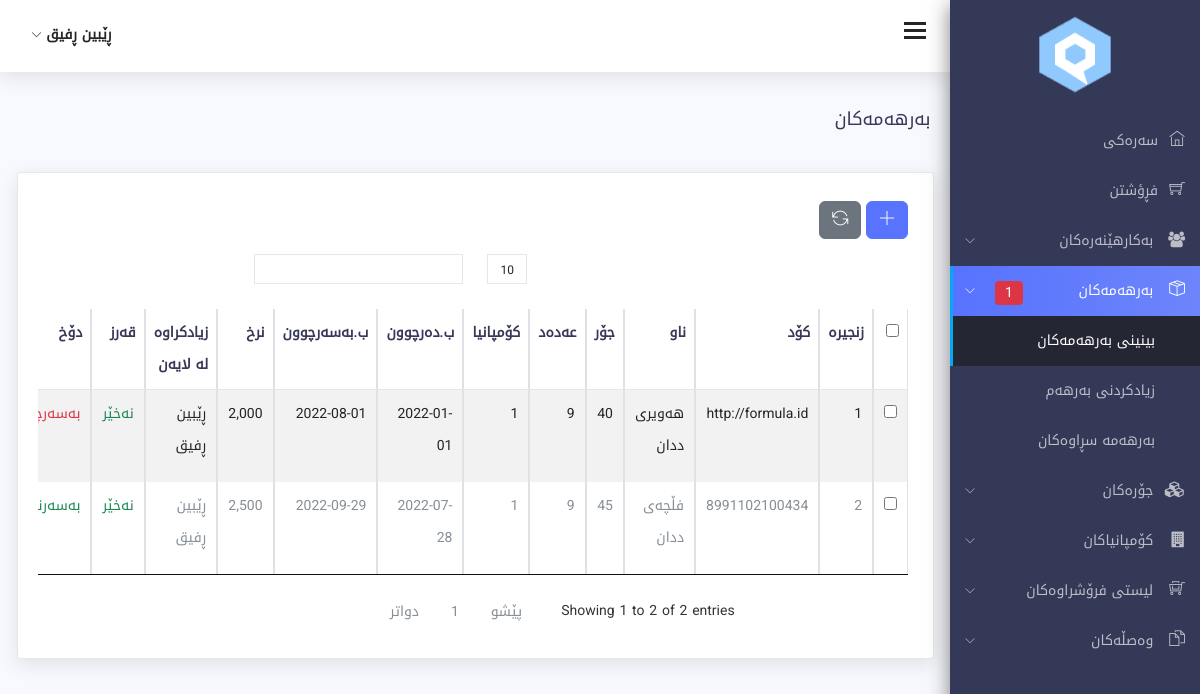
Before: /products.php (signed in) with the older database file.
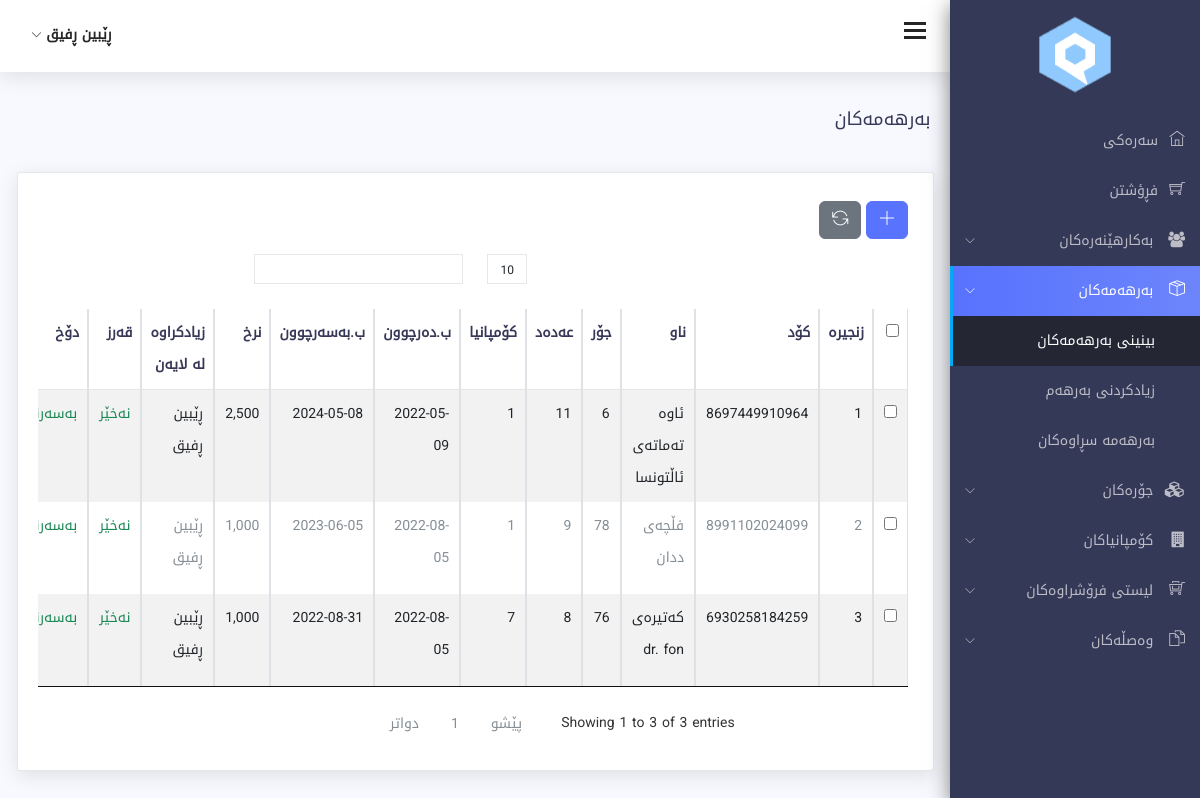
After: the same page with the newer database file.
### tables this page shows
CREATE TABLE `users` (
  `id` int(11) NOT NULL,
  `first_name` varchar(255) NOT NULL,
  `last_name` varchar(255) NOT NULL,
  `email` varchar(255) NOT NULL,
  `password` varchar(255) NOT NULL,
  `role` int(11) NOT NULL DEFAULT 2 COMMENT '1 super admin\r\n2 admin\r\n3 cashier',
  `phone` varchar(255) NOT NULL,
  `recycle` int(11) DEFAULT 0,
  `addedby` varchar(255) NOT NULL,
  `image` varchar(255) NOT NULL,
  `type_image` varchar(255) NOT NULL,
  `tmp_image` varchar(255) NOT NULL,
  `size_image` varchar(255) NOT NULL,
  `created_at` datetime NOT NULL,
  `updated_at` datetime NOT NULL
);

CREATE TABLE `products` (
  `id` int(11) NOT NULL,
  `code` varchar(255) NOT NULL,
  `name` varchar(255) NOT NULL,
  `category` int(11) NOT NULL,
  `price` decimal(10,0) NOT NULL,
  `quantity` int(11) NOT NULL,
  `company` int(11) NOT NULL,
  `description` text NOT NULL,
  `manufacture_date` date NOT NULL,
  `expire_date` date NOT NULL,
  `recycle` int(11) NOT NULL DEFAULT 0,
  `addedby` varchar(255) NOT NULL,
  `created_at` datetime NOT NULL,
  `updated_at` datetime NOT NULL
);

### class/database.php (called while the page is built, shortened)
<?php
class Database{
public $connection;
public function open_db_connection(){
    $this->connection=new mysqli(DB_HOST,DB_USER,DB_PASSWORD,DB_NAME);
}
public function query($sql){
    $result=$this->connection->query($sql);
    return $result;
}
}
$db = new Database();
?>

### class/product.php (called while the page is built, shortened)
<?php
class Product extends Db_Object{
    protected static $db_table="products";
    public static function count_expire_product(){
        global $db;
        $sql="SELECT COUNT(*) FROM ".static::$db_table." WHERE expire_date <= NOW() AND recycle=0";
        $result=$db->query($sql);
        $row=mysqli_fetch_array($result);
        return array_shift($row);
    }
}
?>

### class/db_object.php (called while the page is built, shortened)
<?php
class Db_Object{
public static function find_all(){
    return static::find_by_query("SELECT * FROM ".static::$db_table." ");
}
public static function find_by_id($id){
    $the_result_array=static::find_by_query("SELECT * FROM ".static::$db_table." WHERE id='$id' LIMIT 1");
    return !empty($the_result_array) ? array_shift($the_result_array) : false;
}
public static function find_by_query($sql){
    global $db;
    $result_set=$db->query($sql);
    $the_object_array=array();
    while($row=mysqli_fetch_array($result_set)){
        $the_object_array[]=static::instantation($row);
    }
    return $the_object_array;
}
public static function instantation($the_record){
    $the_object=new $calling_class;
    foreach($the_record as $the_attribute => $value){
        if($the_object->has_the_attribute($the_attribute)){
            $the_object->$the_attribute=$value;
        }
    }
    return $the_object;
}
private function has_the_attribute($the_attribute){
    $the_properties=get_object_vars($this);
    return array_key_exists($the_attribute,$the_properties);
}
}
?>

### products.php (the view, shortened to what this page needs)
<?php include 'includes/header.php'; ?>
<?php include 'includes/sidebar.php'; ?>
<?php include 'includes/top_header.php'; ?>
<div class="content-wrap">
        <div class="main">
            <div class="container-fluid">
                <div class="row">
                    <div class="col-lg-8 p-r-0 title-margin-right">
                        <div class="page-header">
                            <div class="page-title">
                                <h1>بەرهەمەکان</h1>
                            </div>
                        </div>
                    </div>
                </div>
                <section id="main-content">
                    <div class="row">
                        <div class="col-lg-12">
                            <div class="card">
                                <div class="bootstrap-data-table-panel">
                                    <div class="table-responsive">
                                        <div class="row">
                                            <div class="col-lg-3">
                                                <a href="add_product.php" class="btn btn-primary" title="زیادکردنی بەرهەم"><i class="ti-plus"></i></a>
                                                <button type="button" onclick="multiRecycleProduct()" title="ناردنی بۆ بەشی سڕاوەکان" class="btn btn-secondary"><i class="ti-reload"></i></button>
                                            </div>
                                        </div>
                                        <table class="table table-striped table-bordered" id="bootstrap-data-table">
                                            <thead>
                                                <tr>
                                                    <th>
                                                    <input type="checkbox" id="checkall">
                                                    </th>
                                                    <th>زنجیرە</th>
                                                    <th>کۆد</th>
                                                    <th>ناو</th>
                                                    <th>جۆر</th>
                                                    <th>عەدەد</th>
                                                    <th>کۆمپانیا</th>
                                                    <th>ب.دەرچوون</th>
                                                    <th>ب.بەسەرچوون</th>
                                                    <th>نرخ</th>
                                                    <th>زیادکراوە لە لایەن</th>
                                                    <th> قەرز </th>
                                                    <th> دۆخ </th>
                                                </tr>
                                            </thead>
                                            <tbody>
                                                <?php
                                                $products = Product::find_all();
                                                $a=1;
                                                foreach($products as $product){
                                                    if($product->recycle==0){
                                                ?>
                                                <tr id="tr_product_<?php echo $product->id; ?>">
                                                    <td>
                                                        <input type="checkbox"
                                                        id="sel"
                                                        class="checkitem"
                                                        name="sel[]"
                                                        value="<?php
                                                        echo $product->id; ?>">
                                                    </td>
                                                    <td><?php echo $a++; ?></td>
                                                    <td><?php echo htmlentities($product->code,ENT_QUOTES,'UTF-8'); ?></td>
                                                    <td><?php echo htmlentities($product->name,ENT_QUOTES,'UTF-8'); ?></td>
                                                    <td><?php echo htmlentities($product->quantity,ENT_QUOTES,'UTF-8'); ?></td>
                                                    <td><?php echo htmlentities($product->category,ENT_QUOTES,'UTF-8'); ?></td>
                                                    <td><?php echo htmlentities($product->company,ENT_QUOTES,'UTF-8'); ?></td>
                                                    <td><?php echo htmlentities($product->manufacture_date,ENT_QUOTES,'UTF-8'); ?></td>
                                                    <td><?php echo htmlentities($product->expire_date,ENT_QUOTES,'UTF-8'); ?></td>
                                                    <td><?php echo htmlentities(number_format($product->price,0),ENT_QUOTES,'UTF-8'); ?></td>
                                                    <td><?php
                                                        $addedby=User::find_by_id($product->addedby);
                                                        echo htmlentities($addedby->first_name.' '.$addedby->last_name,ENT_QUOTES,'UTF-8');
                                                    ?></td>
                                                    <td>
                                                        <?php
                                                        if($product->debt==0){
                                                            echo '<span class="text-success">نەخێر</span>';
                                                        }else{
                                                            echo '<span class="text-warning">بەڵێ</span>';
                                                        }
                                                        ?>
                                                    </td>
                                                    <td>
                                                        <?php
                                                            $tody=date('Y-m-d');
                                                            $expire_date=date('Y-m-d',strtotime($product->expire_date));
                                                            if($tody>=$expire_date){
                                                                echo '<span class="text-danger">بەسەرچووە</span>';
                                                            }else{
                                                                echo '<span class="text-success">بەسەرنەچووە</span>';
                                                            }
                                                        ?>
                                                    </td>
                                                </tr>
                                                <?php } } ?>
                                            </tbody>
                                        </table>
                                    </div>
                                </div>
                            </div>
                        </div>
                    </div>
                </div>
                </div>
                </div>
<?php include('includes/footer.php'); ?>

### includes/header.php (shortened to what this page needs)
<!DOCTYPE html>
<html lang="ar" class="rtl" dir="rtl">
<head>
    <link href="assets/css/lib/data-table/dataTables.bootstrap.min.css" rel="stylesheet" />
    <link href="assets/css/lib/font-awesome.min.css" rel="stylesheet">
    <link href="assets/css/lib/themify-icons.css" rel="stylesheet">
    <link href="assets/css/lib/menubar/sidebar.css" rel="stylesheet">
    <link href="assets/css/lib/bootstrap.rtl.min.css" rel="stylesheet">
    <link href="css/lib/helper.css" rel="stylesheet">
    <link href="assets/css/style.css" rel="stylesheet"></head>
<body>

### includes/sidebar.php (shortened to what this page needs)
	<div class="sidebar sidebar-hide-to-small sidebar-shrink sidebar-gestures">
	<div class="nano">
	<div class="nano-content">
	<ul>
	<div class="logo"><a href="index.php">
			<img src="assets/images/logo.png" alt="" /></a></div>
			<li><a href="index.php"><i class="ti-home"></i>سەرەکی</a></li>
			<li><a href="sale.php"><i class="ti-shopping-cart"></i>فڕؤشتن</a></li>
	<li><a class="sidebar-sub-toggle"><i class="fa fa-users" aria-hidden="true"></i> بەکارهێنەرەکان <span
				class="sidebar-collapse-icon ti-angle-down"></span></a>
	</li>
	<li><a class="sidebar-sub-toggle"><i class="ti-package"></i> بەرهەمەکان
	<?php
	$product =Product::count_expire_product();
	if($product>0){
		echo '<span class="badge badge-danger">'.$product.'</span>';
	}else{
		echo '';
	}
?>
	<span class="sidebar-collapse-icon ti-angle-down"></span>
	</a>
		<ul>
			<li><a href="products.php">بینینی بەرهەمەکان</a></li>
			<li><a href="add_product.php">زیادکردنی بەرهەم</a></li>
			<li><a href="product_recycle.php">بەرهەمە سڕاوەکان</a></li>
		</ul>
	</li>
	<li><a class="sidebar-sub-toggle"><i class="fa fa-cubes" aria-hidden="true"></i> جۆرەکان <span
				class="sidebar-collapse-icon ti-angle-down"></span></a>
	</li>
	<li><a class="sidebar-sub-toggle"><i class="fa fa-building" aria-hidden="true"></i> کۆمپانیاکان <span
				class="sidebar-collapse-icon ti-angle-down"></span></a>
	</li>
	<li><a class="sidebar-sub-toggle"><i class="ti-shopping-cart-full" aria-hidden="true"></i> لیستی فرۆشراوەکان <span
				class="sidebar-collapse-icon ti-angle-down"></span></a>
	</li>
	<li><a class="sidebar-sub-toggle"><i class="ti-files" aria-hidden="true"></i> وەصڵەکان <span
				class="sidebar-collapse-icon ti-angle-down"></span></a>
	</li>
	</ul>
	</div>
	</div>
</div>

### includes/top_header.php (shortened to what this page needs)
<div class="header">
    <div class="container-fluid">
        <div class="row">
            <div class="col-lg-12">
                <div class="float-start">
                    <div class="hamburger sidebar-toggle">
                        <span class="line"></span>
                        <span class="line"></span>
                        <span class="line"></span>
                    </div>
                </div>
                <div class="float-end">
                    <div class="dropdown dib">
                        <div class="header-icon" data-toggle="dropdown">
                            <span class="user-avatar">
                                <?php
                                $user=User::find_by_id($_SESSION['user_id']);
                                echo $user->first_name . " " . $user->last_name;
                                ?>
                                <i class="ti-angle-down f-s-10"></i>
                            </span>
                        </div>
                        </div>
                </div>
            </div>
        </div>
    </div>
</div>

### includes/footer.php (shortened to what this page needs)
</body>
</html>

Changed rows visible on the page:
removed products: code "http://formula.id", name "هەویری ددان", quantity "40", category "9", company "1", manufacture_date "2022-01-01", expire_date "2022-08-01", price "2,000", $addedby->first_name.' '.$addedby->last_name "ڕێبین ڕفیق", debt "نەخێر", shows "بەسەرچووە"
removed products: code "8991102100434", name "فڵچەی ددان", quantity "45", category "9", company "1", manufacture_date "2022-07-28", expire_date "2022-09-29", price "2,500", $addedby->first_name.' '.$addedby->last_name "ڕێبین ڕفیق", debt "نەخێر", shows "بەسەرنەچووە"
added products: code "8697449910964", name "ئاوە تەماتەی ئاڵتونسا", quantity "6", category "11", company "1", manufacture_date "2022-05-09", expire_date "2024-05-08", price "2,500", $addedby->first_name.' '.$addedby->last_name "ڕێبین ڕفیق", debt "نەخێر", shows "بەسەرنەچووە"
added products: code "8991102024099", name "فڵچەی ددان", quantity "78", category "9", company "1", manufacture_date "2022-08-05", expire_date "2023-06-05", price "1,000", $addedby->first_name.' '.$addedby->last_name "ڕێبین ڕفیق", debt "نەخێر", shows "بەسەرنەچووە"
added products: code "6930258184259", name "کەتیرەی dr. fon", quantity "76", category "8", company "7", manufacture_date "2022-08-05", expire_date "2022-08-31", price "1,000", $addedby->first_name.' '.$addedby->last_name "ڕێبین ڕفیق", debt "نەخێر", shows "بەسەرنەچووە"
Other visible differences:
text written by a page script: "Showing 1 to 2 of 2 entries پێشو 1 دواتر" → "Showing 1 to 3 of 3 entries پێشو 1 دواتر"
$product: "1" → (not shown)
